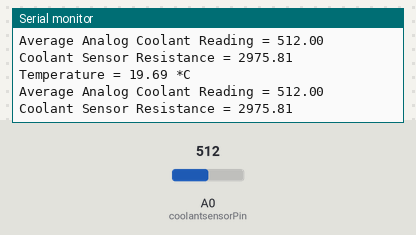
This sketch was run on a simulated Arduino Uno, built with avr-gcc and run on an emulated ATmega328P. Parts: the last lines printed to the serial monitor. The test bench sets the inputs (shaded band); at power-on: A0 (coolantsensorPin) = 512.

Above: at 1.2 s.
1.3 s: A0 (coolantsensorPin) set to 1023
At 1.3 s:
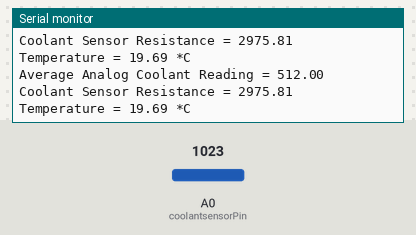
4.3 s: A0 (coolantsensorPin) set to 900
At 5.0 s:
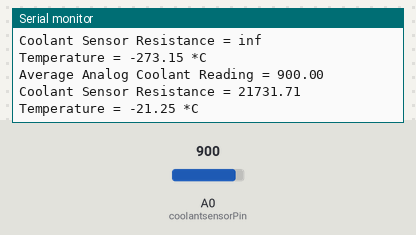
Timing chart, 0 to 7.3 s (numbered marks = the images above; inputs shaded):
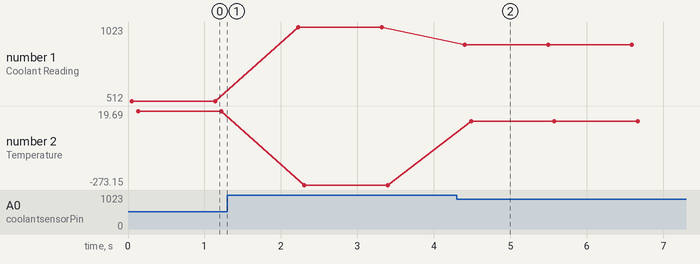

The sketch:

Coolant_Temp_Sensor_v1.ino
```cpp
/* This example code shows how to display temperature
 *  from a standard 1 or 2 wire automotive coolant temperature
 *  sensor. These types of sensors are a simple thermistor in
 *  an industrial casing. Thermistor's change resistance based
 *  on temperature. A voltage divider circuit must be used to
 *  read the voltage to a microcontroller. Contact tylerovens@me.com
 *  if you have any questions.
 */

#define coolantsensorDivider 2970   //defines the resistor value that is in series in the voltage divider
#define coolantsensorPin A0         //defines the analog pin of the input voltage from the voltage divider
#define NUMSAMPLES 5                //defines the number of samples to be taken for a smooth average


const float steinconstA = 0.00132774106461327;        //steinhart equation constant A, determined from wikipedia equations
const float steinconstB = 0.000254470874104285;       //steinhart equation constant B, determined from wikipedia equations
const float steinconstC = 0.000000101216538378909;    //steinhart equation constant C, determined from wikipedia equations

int samples[NUMSAMPLES];                              //variable to store number of samples to be taken

void setup() {
  Serial.begin(9600);                                 //start serial monitor
}

void loop() {
  uint8_t i;                                          //integer for loop
  float average;                                      //decimal for average

  for (i=0; i<NUMSAMPLES; i++) {
    samples[i] = analogRead(coolantsensorPin);        //takes samples at number defined with a short delay between samples
    delay(10);
  }

  average = 0;
  for (i=0; i< NUMSAMPLES; i++) {
    average += samples[i];                            //adds all number of samples together
  }
  average /= NUMSAMPLES;                              //divides by number of samples to output the average

  Serial.print("Average Analog Coolant Reading = ");
  Serial.println(average);                                        //analog value at analog pin into arduino
  average = (coolantsensorDivider*average)/(1023-average);        //conversion equation to read resistance from voltage divider
  Serial.print("Coolant Sensor Resistance = ");
  Serial.println(average);

  float steinhart;                              //steinhart equation to estimate temperature value at any resistance from curve of thermistor sensor
  steinhart = log(average);                     //lnR
  steinhart = pow(steinhart,3);                 //(lnR)^3
  steinhart *= steinconstC;                     //C*((lnR)^3)
  steinhart += (steinconstB*(log(average)));    //B*(lnR) + C*((lnR)^3)
  steinhart += steinconstA;                     //Complete equation, 1/T=A+BlnR+C(lnR)^3
  steinhart = 1.0/steinhart;                    //Inverse to isolate for T
  steinhart -= 273.15;                          //Conversion from kelvin to celcius

  Serial.print("Temperature = ");
  Serial.print(steinhart);                      //prints final temp in celcius
  Serial.println(" *C");

  delay(1000);                                  //delay between readings
}
```

Measured:
- after the input at 4.3 s, the serial monitor: prints a new line after 0.11 s (image 2)
- plotted number 1: 512 → 1023 after the input at 1.3 s, 1023 → 900 after the input at 4.3 s
- plotted number 2: 19.69 → -273.15 after the input at 1.3 s, -273.15 → -21.25 after the input at 4.3 s
